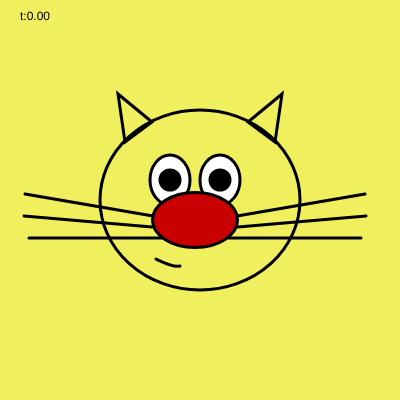
Frame 1 (no input)
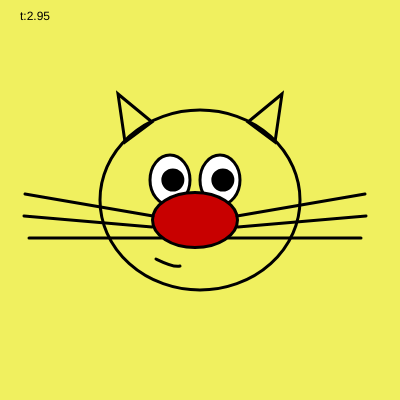
Frame 60 (no input)
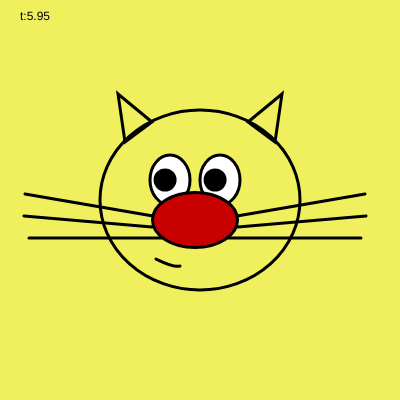
Frame 120 (the mouse pressed at the canvas centre since frame 60)

The p5.js sketch that drew these frames (run headless with seeded random() and noise() and a simulated clock; from frame 60 on, the mouse is pressed at the canvas centre):

// p5.js sketch
// ── sketch.js
let t = 0; // variabile tempo per l’oscillazione

function setup() {
  createCanvas(400, 400);
}

function draw() {
  background(240,240,95);
  fill(0)
  text("t:"+t.toFixed(2),20,20);

  push();
  strokeWeight(3)
  noFill()
  ellipse(200,200,200,180); 

  // orecchie
  triangle(125,142,118,94,152,122);
  triangle(275,142,282,94,248,122);

  // occhi
  fill(255)
  ellipse(170,180,40,50)
  ellipse(220,180,40,50)

  // pupille
  fill(0)

  // movimento occhi 
  let offset = 15 * sin(t);
  ellipse(170 + offset, 180, 20, 20) 
  ellipse(220 + offset, 180, 20, 20) 

  // naso
  fill(200,0,0)
  ellipse(195,220,85,55)

  // baffi 
  noFill()
  line(237,216,365,194)
  line(238,227,366,216)
  line(228,238,361,238)

  line(25,194,153,216)
  line(24,216,152,227)
  line(29,238,162,238)

  // sorriso
  curve(195,249,180,266,156,259,147,250)

  // aggiorna tempo
  t += 0.05; // velocità del movimento
}
